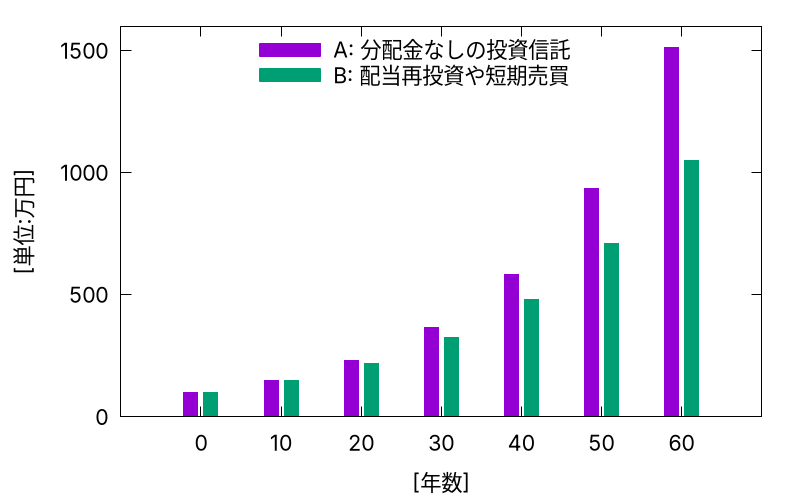

The script that drew this image:
reset

# set terminal wxt font "Sans,16" size 960,720
set terminal wxt font "Sans,16" size 800,500

set key top reverse Left
set ytics 500

set yrange [0:1600]
set xlabel "[年数]"
set ylabel "[単位:万円]"

set style data histograms

set boxwidth 0.7
# set style fill solid 0.20 border
set style fill solid 1.0 border

# Histograms uses column '0' as x.

plot 'ee97.data' skip 1 using 2:xtic(1) title "A: 分配金なしの投資信託", \
     '' skip 1 using 3 title "B: 配当再投資や短期売買"
